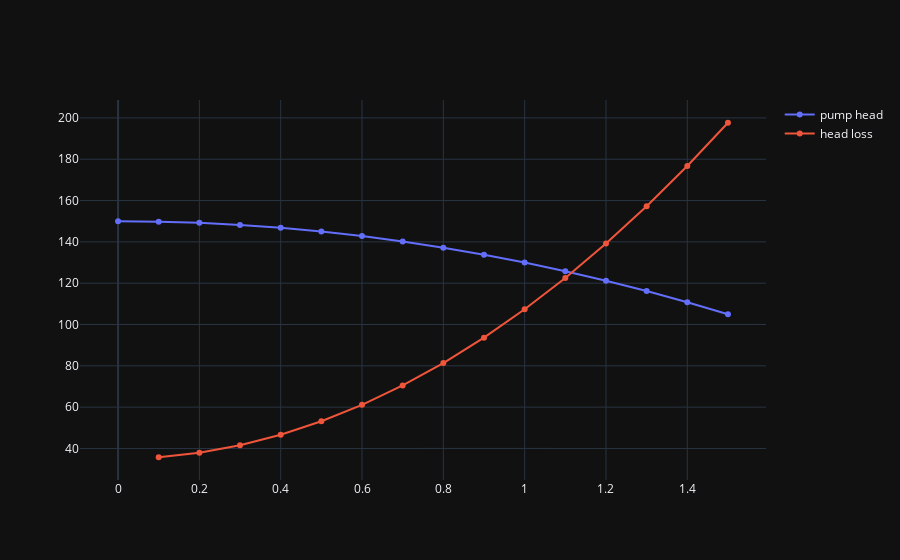

Notebook code cell kept with this figure:
### Markdown cell above
## 2. Flow control by valve

We added an valve to control the flow. When we closed our valve by 50%, the k value (friction coefficient) of the valve is 8. What will be the flow with this valve position? What will be the k value for the valve to achieve 50% flow of one without the valve?

### Code cell
def get_total_system_head_throttling_m(vol_flow_m3_per_s: float, k_value: float) -> float:
    """Return the total head loss when the valve is throttled"""
    head_loss_pipe_m = get_system_head_m(vol_flow_m3_per_s)
    head_loss_valve = core.head_from_K(
        K=k_value, V=vol_flow_m3_per_s / pipe_section_area_m2, g=9.81
    )
    return head_loss_pipe_m + head_loss_valve

system_head_with_valve_m_array = np.array([
    get_total_system_head_throttling_m(vol_flow, k_value=8)
    for vol_flow in vol_flow_m3_per_s_array[1:]
])
fig = make_subplots()
fig.add_scatter(x=vol_flow_m3_per_s_array, y=pump_head_m_array, name="pump head")
fig.add_scatter(x=vol_flow_m3_per_s_array[1:], y=system_head_with_valve_m_array, name="head loss")

### Figure 1 — Plotly figure (JSON) as saved in the notebook; plotly's stock layout.template omitted (floating-point values rounded to 4 significant figures)
{"data": [{"name": "pump head", "x": [0.0, 0.1, 0.2, 0.3, 0.4, 0.5, 0.6, 0.7, 0.8, 0.9, 1.0, 1.1, 1.2, 1.3, 1.4, 1.5], "y": [150.0, 149.8, 149.2, 148.2, 146.8, 145.0, 142.8, 140.2, 137.2, 133.8, 130.0, 125.8, 121.2, 116.2, 110.8, 105.0], "type": "scatter"}, {"name": "head loss", "x": [0.1, 0.2, 0.3, 0.4, 0.5, 0.6, 0.7, 0.8, 0.9, 1.0, 1.1, 1.2, 1.3, 1.4, 1.5], "y": [35.74, 37.93, 41.56, 46.64, 53.15, 61.11, 70.51, 81.36, 93.65, 107.4, 122.5, 139.2, 157.2, 176.7, 197.7], "type": "scatter"}], "layout": {"xaxis": {"anchor": "y", "domain": [0.0, 1.0]}, "yaxis": {"anchor": "x", "domain": [0.0, 1.0]}}}
